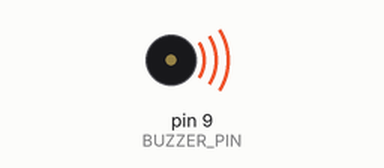
This sketch was run on a simulated Arduino Uno, built with avr-gcc and run on an emulated ATmega328P. On the bench: buzzer (waves = sounding).

Above: at 0.5 s.
At 7.5 s:
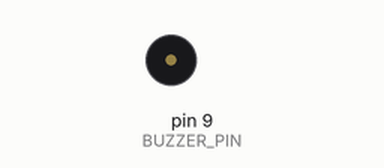
Timing chart, 0 to 10.4 s (numbered marks = the images above):
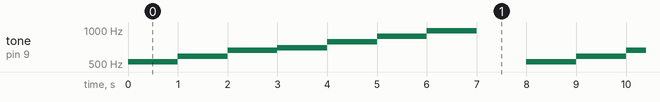

The sketch:

Buzzer_test.ino
```cpp
// definicao de constantes e variaveis
#define BUZZER_PIN 9 // pino do buzzer (PWM)
int notas[] = { 524, 588, 660, 699, 785, 881, 989 }; // vetor de notas


// funcao 'setup' roda uma vez quando a placa e ligada ou resetada
void setup()
{
	pinMode(BUZZER_PIN, OUTPUT); // pino do buzzer definido como output
}

// funcao que se repete infinitamente quando a placa e ligada
void loop()
{
	for (int i = 0; i < 7; i++)
	{
		tone(BUZZER_PIN, notas[i], 1000); // tocar nota 'i' durante 1s
		delay(1000);
	}
	delay(1000);
}
```

Measured:
- by itself, tone on pin 9 (BUZZER_PIN): repeats every 8.0 s: 588 Hz 1.0 s, 660 Hz 1.0 s, 699 Hz 1.0 s, 785 Hz 1.0 s, 881 Hz 1.0 s, 989 Hz 1.0 s, silent 1.0 s, 524 Hz 1.0 s
